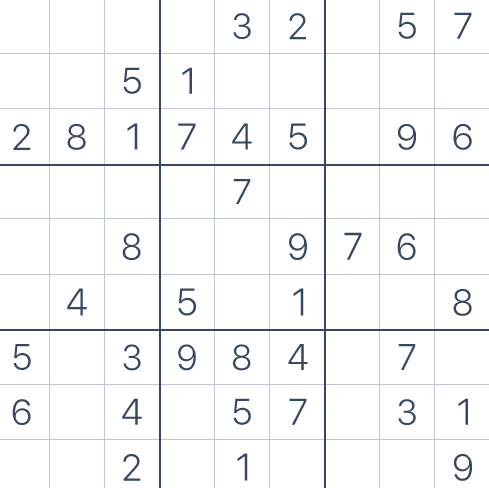
#> input picture sudoku_sautomatic_solver/imgs/sudoku_screen.png, 489 x 488 px
$ python board_recg_lines.py
#> lines starting #> are read from the running program, lines starting #| are printed output that depends on the picture; after the words box and inside, x2 and y2 are one past the last pixel; in counts of white or black regions, pixels touching at a corner belong together
import cv2
import numpy as np
import pytesseract
import re

pytesseract.pytesseract.tesseract_cmd = r'C:\Program Files\Tesseract-OCR\tesseract.exe'


img = cv2.imread('imgs/sudoku_screen.png', 0)
#> img: shape (488, 489); min 70, max 255, mean 246.6
# processing image
img = cv2.GaussianBlur(img, (7, 7), 0)
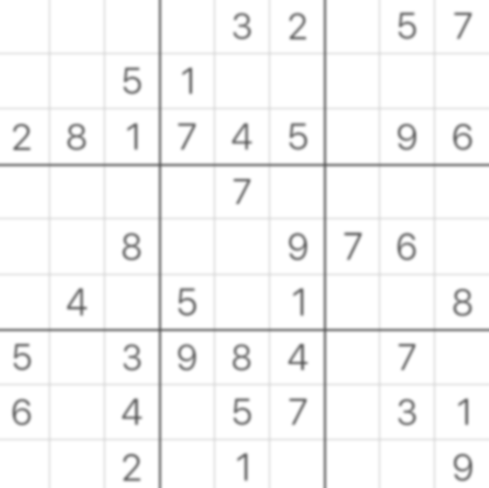
#> img: shape (488, 489); min 106, max 255, mean 246.6
img = cv2.adaptiveThreshold(
    img, 255, cv2.ADAPTIVE_THRESH_GAUSSIAN_C, cv2.THRESH_BINARY, 11, 2)
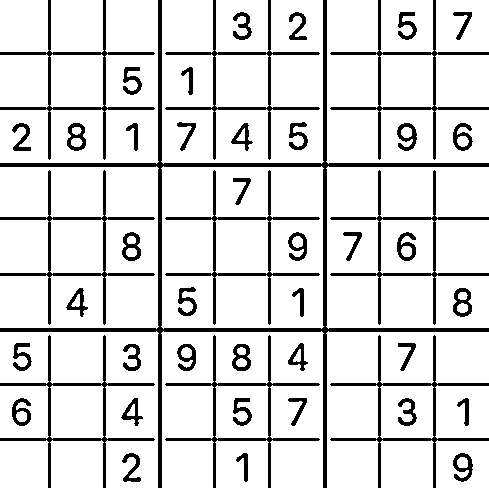
#> img: shape (488, 489); 86.4% white; 48 black regions, largest, box (x1, y1, x2, y2) and area: (0, 0, 489, 488) 7720, (330, 0, 489, 160) 1838, (0, 0, 155, 160) 1814
edges = cv2.Canny(img, 5, 100)
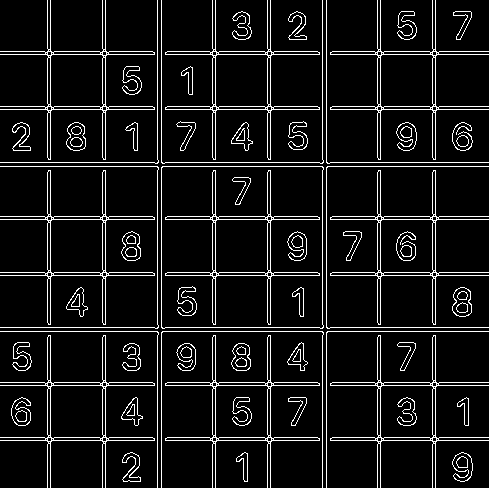
#> edges: shape (488, 489); 8.3% white in thin lines or dots

# find lines in sudoku
lines = cv2.HoughLinesP(edges, 1, np.pi/180, 10,
                        minLineLength=30, maxLineGap=10)
#> lines = 55 rows, first 6: [322, 487, 322, 0], [102, 487, 102, 0], [161, 487, 161, 0], [326, 487, 326, 0], [377, 487, 377, 0], [50, 487, 50, 0]
# remove lines from sudoku
for i in range(len(lines)):
    for x1, y1, x2, y2 in lines[i]:
        cv2.line(img, (x1, y1), (x2, y2), (255, 255, 255), 4)
#> this loop made 55 passes
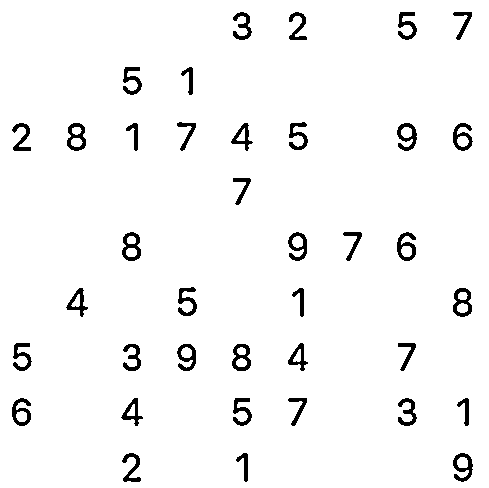
#> img: shape (488, 489); 96.4% white; 38 black regions, largest, box (x1, y1, x2, y2) and area: (453, 288, 472, 317) 287, (122, 232, 141, 261) 285, (453, 453, 473, 482) 279

# run OCR for every square in sudoku:
img_height, img_weight = img.shape
#> img_height = 488; img_weight = 489
custom_config = r'--psm 10 --oem 3 -c tessedit_char_whitelist=0123456789'
board = [
    [0, 0, 0, 0, 0, 0, 0, 0, 0],
    [0, 0, 0, 0, 0, 0, 0, 0, 0],
    [0, 0, 0, 0, 0, 0, 0, 0, 0],
    [0, 0, 0, 0, 0, 0, 0, 0, 0],
    [0, 0, 0, 0, 0, 0, 0, 0, 0],
    [0, 0, 0, 0, 0, 0, 0, 0, 0],
    [0, 0, 0, 0, 0, 0, 0, 0, 0],
    [0, 0, 0, 0, 0, 0, 0, 0, 0],
    [0, 0, 0, 0, 0, 0, 0, 0, 0]
]

for y in range(9):
    for x in range(9):
        # square is a section of photo with only 1 number shown
        square = img[y*(img_height//9):(y+1)*(img_height//9),
                     x*(img_weight//9):(x+1)*(img_weight//9)]

#> (the run stopped early here; a loop or call above may not have finished)

$ run again, with sudoku_sautomatic_solver/imgs/vajda.png copied over sudoku_sautomatic_solver/imgs/sudoku_screen.png
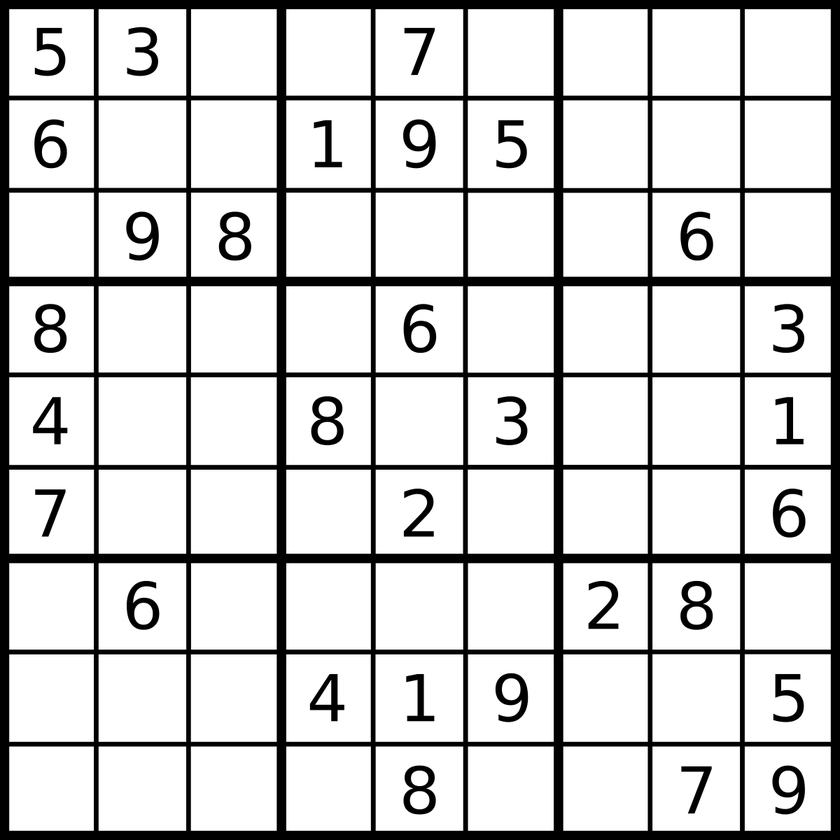
#> input picture sudoku_sautomatic_solver/imgs/vajda.png, 840 x 840 px, shrunk from 1200 x 1200 before the run
#> img is the input picture: shape (840, 840); min 0, max 255, mean 209.7
#> `edges = cv2.Canny(img, 5, 100)`:
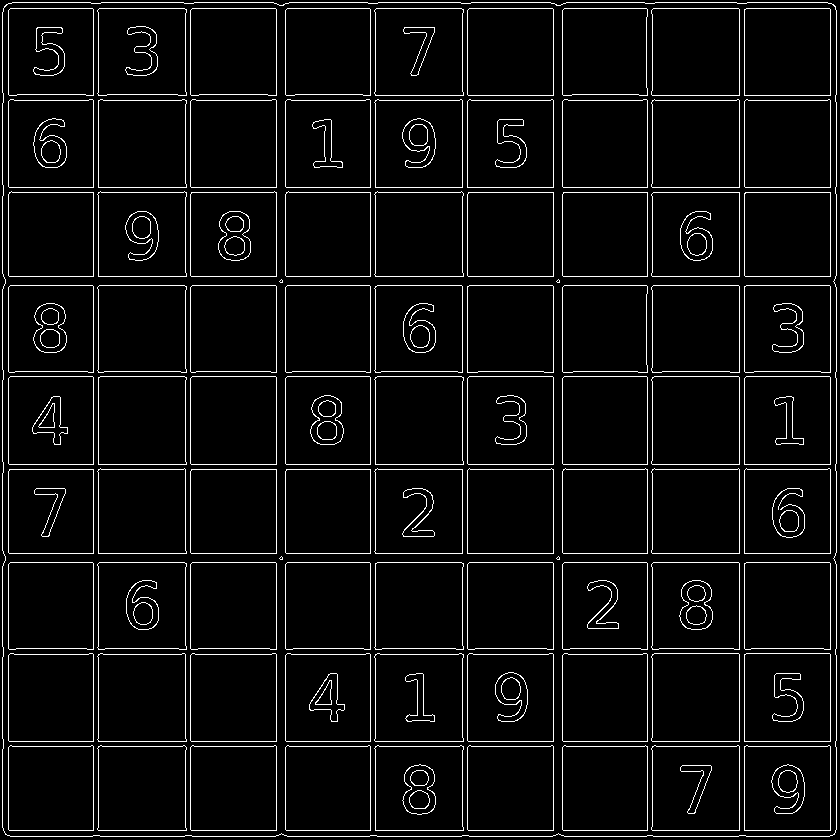
#> edges: shape (840, 840); 5.4% white in thin lines or dots
#> lines = 199 rows, first 6: [562, 552, 562, 287], [287, 285, 552, 285], [2, 461, 2, 289], [3, 746, 835, 746], [190, 275, 190, 3], [98, 835, 98, 3]
#> after the loop `for i in range(len(lines)):`:
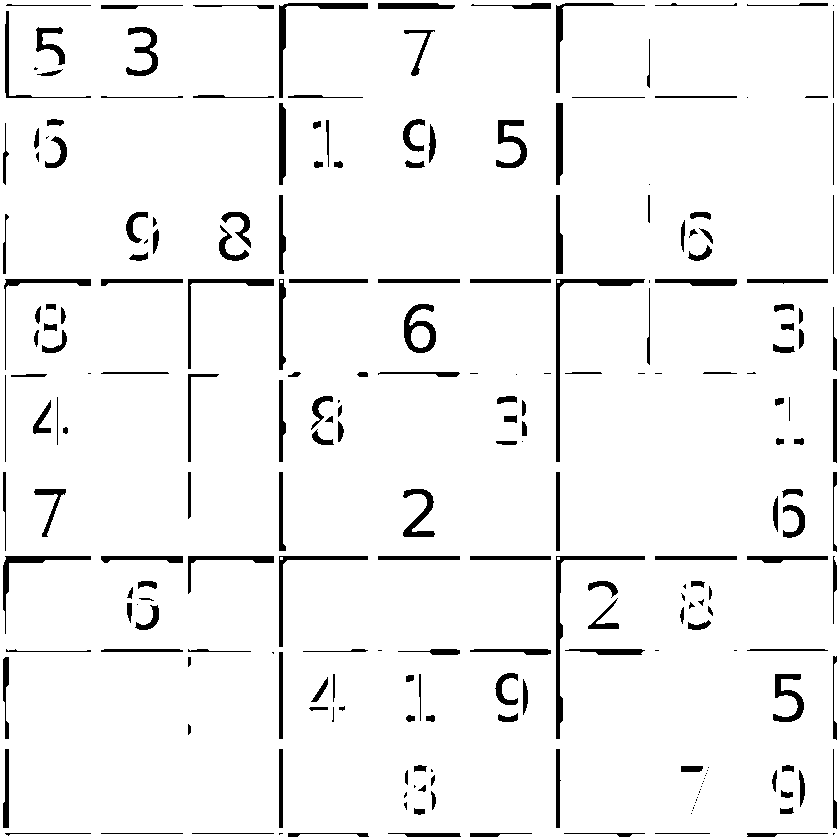
#> img: shape (840, 840); 94.7% white; 238 black regions (49 under 20 px), largest, box (x1, y1, x2, y2) and area: (556, 556, 645, 739) 1219, (556, 279, 645, 462) 1172, (279, 3, 368, 98) 894
